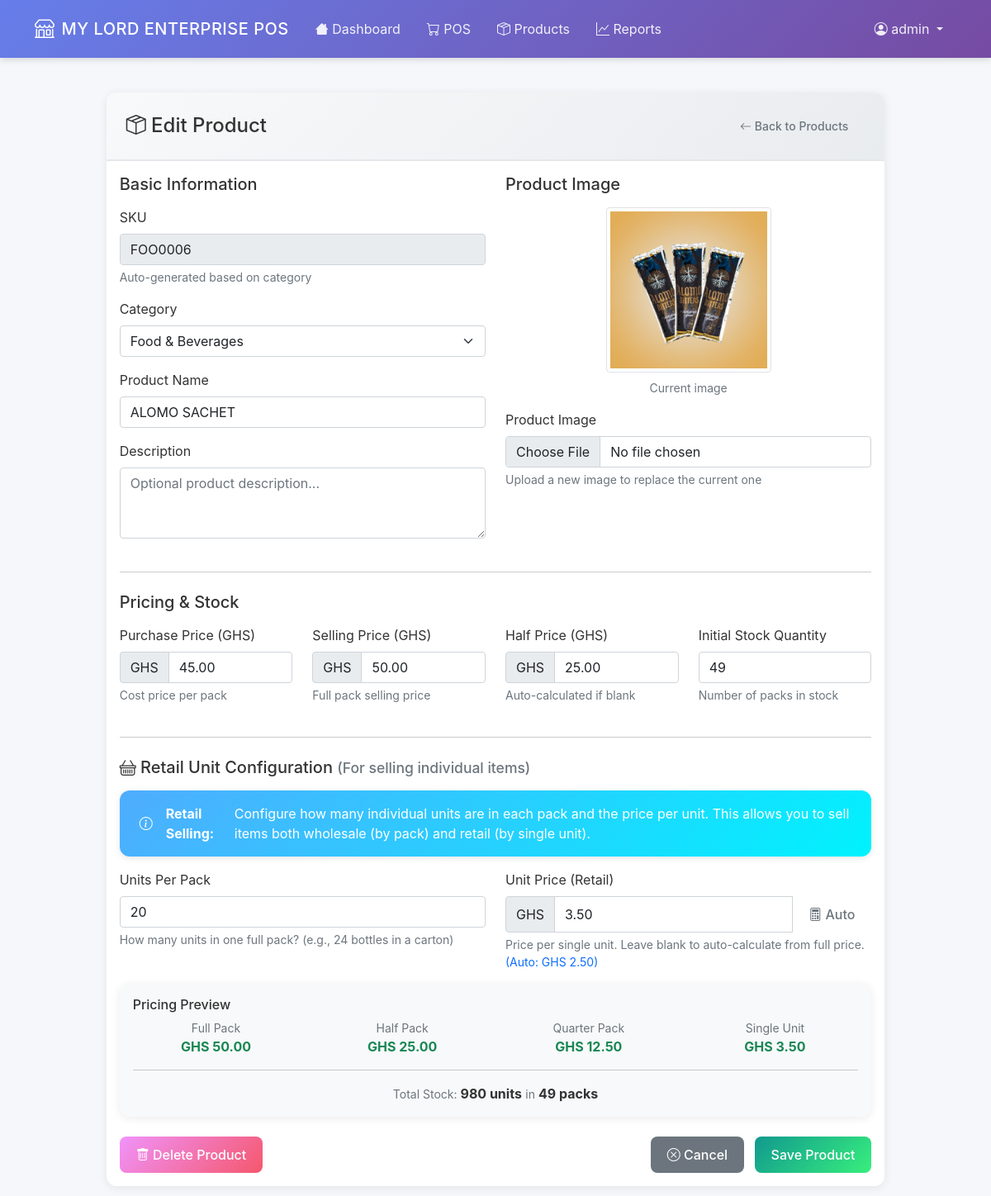
Page /products/1/edit (signed in) on the earlier database version.
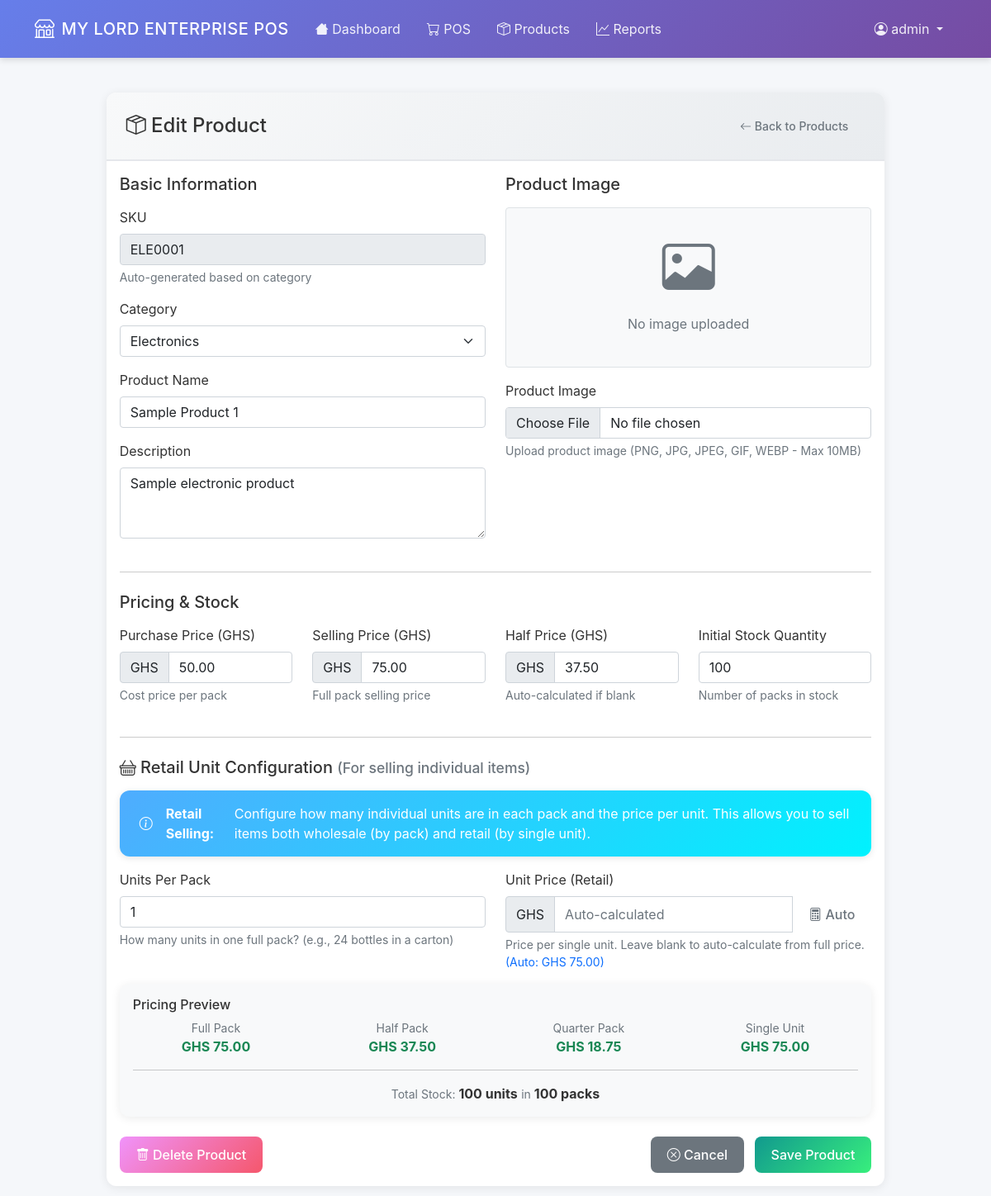
Same page on the later database version.
### app/models.py (models this page shows, shortened)
class Product(db.Model):
    id = db.Column(db.Integer, primary_key=True)
    sku = db.Column(db.String(20), unique=True, nullable=False, index=True)
    name = db.Column(db.String(100), nullable=False)
    category = db.Column(db.String(50), nullable=False, index=True)
    description = db.Column(db.Text)
    purchase_price = db.Column(db.Numeric(10, 2), nullable=False)
    full_price = db.Column(db.Numeric(10, 2), nullable=False)
    half_price = db.Column(db.Numeric(10, 2), nullable=True)
    price = db.Column(db.Numeric(10, 2), nullable=False)  # For backward compatibility
    units_per_pack = db.Column(db.Integer, default=1, nullable=False)  # How many units in a full pack
    unit_price = db.Column(db.Numeric(10, 2), nullable=True)  # Price per single unit (retail)
    quantity = db.Column(db.Numeric(10, 2), nullable=False, default=0)
    image_filename = db.Column(db.String(255), nullable=True)
    image_path = db.Column(db.String(500), nullable=True)
    created_at = db.Column(db.DateTime, nullable=False, default=datetime.utcnow)
    updated_at = db.Column(db.DateTime, default=datetime.utcnow, onupdate=datetime.utcnow)
    sale_items = db.relationship('SaleItem', backref='product', lazy=True)
    CATEGORIES = [
        ('electronics', 'Electronics'),
        ('clothing', 'Clothing'),
        ('food', 'Food & Beverages'),
        ('beauty', 'Beauty & Personal Care'),
        ('books', 'Books & Stationery'),
        ('home', 'Home & Garden'),
        ('sports', 'Sports & Recreation'),
        ('automotive', 'Automotive'),
        ('toys', 'Toys & Games'),
        ('health', 'Health & Wellness'),
        ('jewelry', 'Jewelry & Accessories'),
        ('music', 'Music & Instruments'),
        ('pets', 'Pet Supplies'),
        ('office', 'Office Supplies'),
        ('tools', 'Tools & Hardware'),
        ('other', 'Other')
    ]
    ALLOWED_IMAGE_EXTENSIONS = {'png', 'jpg', 'jpeg', 'gif', 'webp'}
    MAX_IMAGE_SIZE = 10 * 1024 * 1024  # 10MB
    @property
    def has_image(self):
        return self.image_filename is not None and self.image_path is not None
    @property
    def image_url(self):
        if self.has_image:
            return f'/static/uploads/product_images/{self.image_filename}'
        return '/static/images/no-product-image.png'  # Default placeholder
    @property
    def quarter_price(self):
        return self.full_price / Decimal('4')

### app/products.py (the view, shortened to what this page needs)
@bp.route('/<int:product_id>/edit', methods=['GET', 'POST'])
@login_required
@manager_required
def edit_product(product_id):
    product = Product.query.get_or_404(product_id)
    form = ProductForm(original_sku=product.sku, obj=product)
    return render_template('products/edit.html', form=form, title='Edit Product', product=product)

### app/models.py (called while the page is built)
    def needs_password_change(self):
        return self.must_change_password or self.is_temporary_password

    def is_admin(self):
        return self.role == 'admin'

    def is_manager(self):
        return self.role in ['admin', 'manager']

### app/templates/products/edit.html (shortened to what the changed rows need)
{% extends "base.html" %}
{% block content %}
<div class="row justify-content-center">
    <div class="col-lg-10">
        <div class="card">
            <div class="card-body">
                <form method="POST" enctype="multipart/form-data" novalidate>
                    <div class="row">
                        <div class="col-md-6">
                            <div class="mb-3">
                                {{ form.sku.label(class="form-label") }}
                                {{ form.sku(class="form-control" + (" is-invalid" if form.sku.errors else "")) }}
                                <div class="form-text">Auto-generated based on category</div>
                            </div>
                            <div class="mb-3">
                                {{ form.category.label(class="form-label") }}
                                {{ form.category(class="form-select" + (" is-invalid" if form.category.errors else "")) }}
                            </div>
                            <div class="mb-3">
                                {{ form.name.label(class="form-label") }}
                                {{ form.name(class="form-control" + (" is-invalid" if form.name.errors else "")) }}
                            </div>
                            <div class="mb-3">
                                {{ form.description.label(class="form-label") }}
                                {{ form.description(class="form-control" + (" is-invalid" if form.description.errors else "")) }}
                            </div>
                        </div>
                        <div class="col-md-6">
                            <div class="mb-3 text-center">
                                {% if product and product.has_image %}
                                <img src="{{ product.image_url }}" class="img-thumbnail" style="max-height: 200px;" alt="{{ product.name }}">
                                <p class="text-muted small mt-2">Current image</p>
                                {% else %}
                                <div class="border rounded p-4 bg-light">
                                    <i class="bi bi-image text-muted" style="font-size: 4rem;"></i>
                                    <p class="text-muted mt-2">No image uploaded</p>
                                </div>
                                {% endif %}
                            </div>
                            <div class="mb-3">
                                {{ form.product_image.label(class="form-label") }}
                                {{ form.product_image(class="form-control" + (" is-invalid" if form.product_image.errors else ""), accept="image/*") }}
                                <div class="form-text">
                                    {% if product and product.has_image %}
                                    Upload a new image to replace the current one
                                    {% else %}
                                    Upload product image (PNG, JPG, JPEG, GIF, WEBP - Max 10MB)
                                    {% endif %}
                                </div>
                            </div>
                        </div>
                    </div>
                    <div class="row">
                        <div class="col-md-3">
                            <div class="mb-3">
                                <div class="input-group">
                                    <span class="input-group-text">GHS</span>
                                    {{ form.purchase_price(class="form-control" + (" is-invalid" if form.purchase_price.errors else "")) }}
                                </div>
                            </div>
                        </div>
                        <div class="col-md-3">
                            <div class="mb-3">
                                <div class="input-group">
                                    <span class="input-group-text">GHS</span>
                                    {{ form.full_price(class="form-control" + (" is-invalid" if form.full_price.errors else "")) }}
                                </div>
                            </div>
                        </div>
                        <div class="col-md-3">
                            <div class="mb-3">
                                <div class="input-group">
                                    <span class="input-group-text">GHS</span>
                                    {{ form.half_price(class="form-control" + (" is-invalid" if form.half_price.errors else "")) }}
                                </div>
                            </div>
                        </div>
                        <div class="col-md-3">
                            <div class="mb-3">
                                {{ form.quantity.label(class="form-label") }}
                                {{ form.quantity(class="form-control" + (" is-invalid" if form.quantity.errors else "")) }}
                                <div class="form-text">Number of packs in stock</div>
                            </div>
                        </div>
                    </div>
                    <div class="row">
                        <div class="col-md-6">
                            <div class="mb-3">
                                {{ form.units_per_pack.label(class="form-label") }}
                                {{ form.units_per_pack(class="form-control" + (" is-invalid" if form.units_per_pack.errors else ""), id="unitsPerPack") }}
                                <div class="form-text">
                                    How many units in one full pack? (e.g., 24 bottles in a carton)
                                </div>
                            </div>
                        </div>
                        <div class="col-md-6">
                            <div class="mb-3">
                                <div class="input-group">
                                    <span class="input-group-text">GHS</span>
                                    {{ form.unit_price(class="form-control" + (" is-invalid" if form.unit_price.errors else ""), id="unitPrice") }}
                                    <button class="btn btn-outline-secondary" type="button" id="autoCalcBtn">
                                        <i class="bi bi-calculator"></i> Auto
                                    </button>
                                </div>
                                <div class="form-text">
                                    Price per single unit. Leave blank to auto-calculate from full price.
                                    <span id="calcHint" class="text-primary"></span>
                                </div>
                            </div>
                        </div>
                    </div>
                    <div class="card bg-light">
                        <div class="card-body">
                            <div class="row text-center">
                                <div class="col-3">
                                    <small class="text-muted d-block">Full Pack</small>
                                    <strong class="text-success" id="previewFull">GHS 0.00</strong>
                                </div>
                                <div class="col-3">
                                    <small class="text-muted d-block">Half Pack</small>
                                    <strong class="text-success" id="previewHalf">GHS 0.00</strong>
                                </div>
                                <div class="col-3">
                                    <small class="text-muted d-block">Quarter Pack</small>
                                    <strong class="text-success" id="previewQuarter">GHS 0.00</strong>
                                </div>
                                <div class="col-3">
                                    <small class="text-muted d-block">Single Unit</small>
                                    <strong class="text-success" id="previewUnit">GHS 0.00</strong>
                                </div>
                            </div>
                            <div class="row text-center">
                                <div class="col-12">
                                    <small class="text-muted">Total Stock: </small>
                                    <strong id="totalUnits">0 units</strong>
                                    <small class="text-muted"> in </small>
                                    <strong id="totalPacks">0 packs</strong>
                                </div>
                            </div>
                        </div>
                    </div>
                </form>
            </div>
        </div>
    </div>
</div>
{% endblock %}

Differences in the rows shown:
changed Product: sku "FOO0006" → "ELE0001"; category "Food & Beverages" → "Electronics"; name "ALOMO SACHET" → "Sample Product 1"; description (not shown) → "Sample electronic product"; purchase_price "45.00" → "50.00"; full_price "50.00" → "75.00"; half_price "25.00" → "37.50"; quantity "49" → "100"; units_per_pack "20" → "1"; unit_price "3.50" → (not shown); image_url: picture removed
Other differences:
text written by a page script: "(Auto: GHS 2.50)" → "(Auto: GHS 75.00)"
text written by a page script: "GHS 50.00" → "GHS 75.00"
text written by a page script: "GHS 25.00" → "GHS 37.50"
text written by a page script: "GHS 12.50" → "GHS 18.75"
text written by a page script: "GHS 3.50" → "GHS 75.00"
text written by a page script: "980 units" → "100 units"
text written by a page script: "49 packs" → "100 packs"
text no longer shown: "Current image Upload a new image to replace the current one"
text now shown: "No image uploaded Upload product image (PNG, JPG, JPEG, GIF, WEBP - Max 10MB)"
